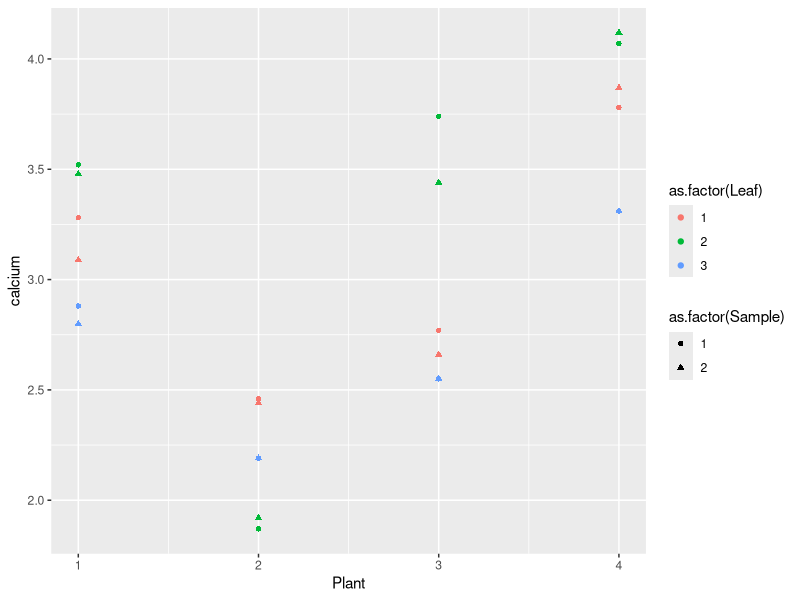

Here is the R script that generated this plot:
## ---- chunk 1

   # title 'Calcium Concentration in Turnip Leaves'
   #       '--Nested Random Model';
   # title2 'Snedecor and Cochran, ''Statistical Methods'''
   #        ', 1976, p. 286';
   # data Turnip;
   #    do Plant=1 to 4;
   #       do Leaf=1 to 3;
   #          do Sample=1 to 2;
   #             input Calcium @@;
   #             output;
   #          end;
   #       end;
   #    end;
   #    datalines;
   # 3.28 3.09 3.52 3.48 2.88 2.80 2.46 2.44
   # 1.87 1.92 2.19 2.19 2.77 2.66 3.74 3.44
   # 2.55 2.55 3.78 3.87 4.07 4.12 3.31 3.31
   # ;
   # 
   # proc nested data=Turnip;
   #    classes plant leaf;
   #    var calcium;
   # run;

Plant <- 1:4
Leaf <- 1:3
Sample = 1:2

turnip <- expand.grid(Sample=Sample, Leaf=Leaf, Plant=Plant)

turnip$calcium <- c(3.28, 3.09, 3.52, 3.48, 2.88, 2.80, 2.46, 2.44, 1.87, 1.92, 2.19, 2.19, 2.77, 2.66, 3.74, 3.44, 2.55, 2.55, 3.78, 3.87, 4.07, 4.12, 3.31, 3.31)


library(ggplot2)

ggplot(data = turnip,
       mapping = aes(x = Plant,
                     y = calcium,
                     color = as.factor(Leaf),
                     shape = as.factor(Sample))) +
  geom_point()


